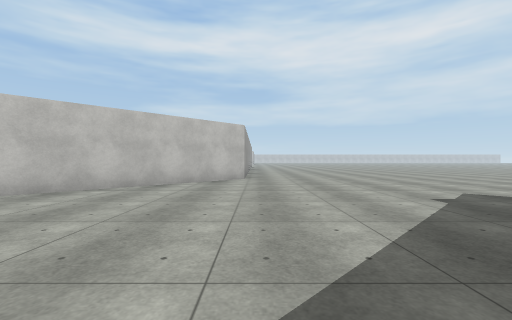
View 1 (above)

17 first-person views from a walk through a Unity game level. The camera is 1.2 m above the floor, looks level and sees 90° across. The floor is counted in squares, 2 m on a side. Each view is taken from the middle of a square. On the plan, view 1 faces up. The plan holds only what a view shows up to about 9 squares ahead; the rest is blank. The place goes on beyond the plan. The player is left out. Surface patterns are stand-ins for the level's own textures.

View 2
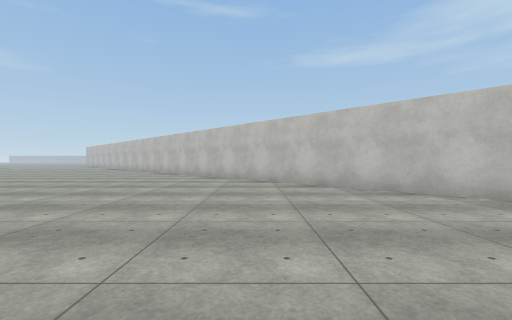

View 3
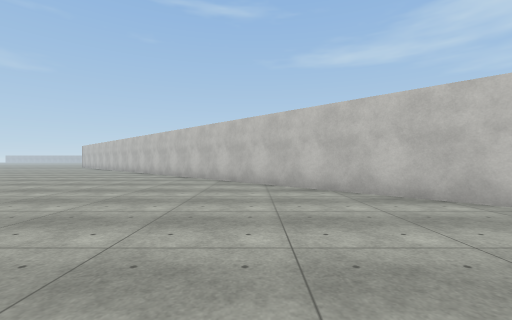

View 4
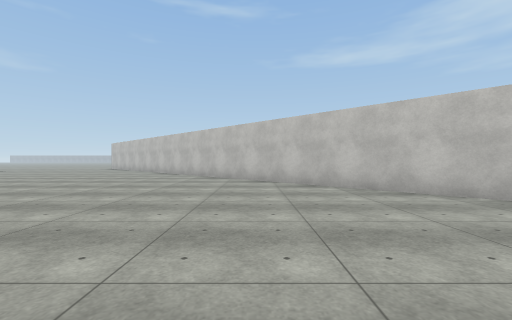

View 5
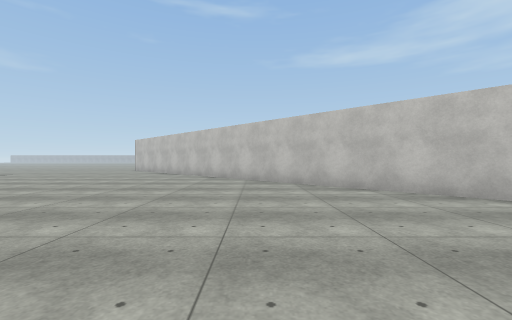

View 6
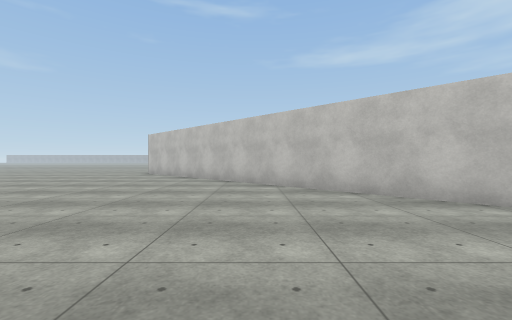

View 7
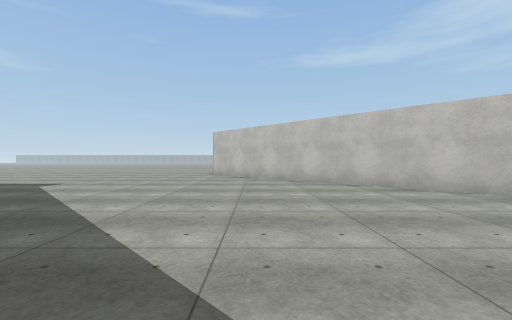

View 8
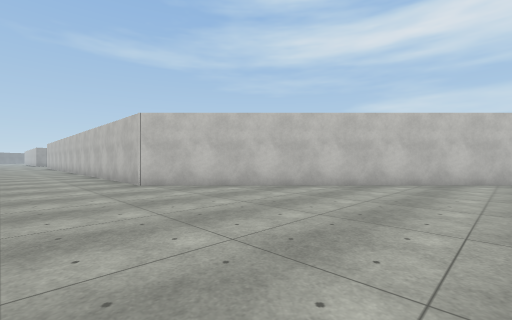

View 9
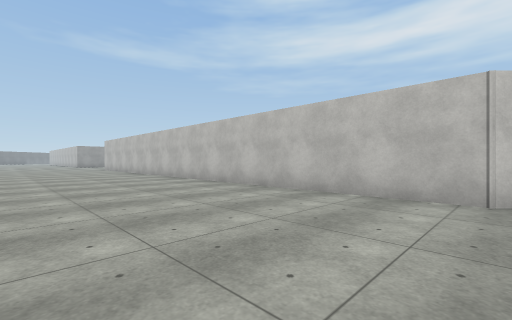

View 10
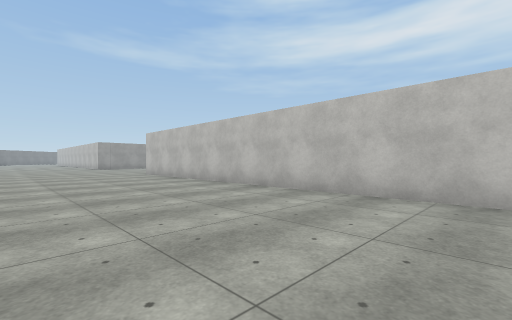

View 11
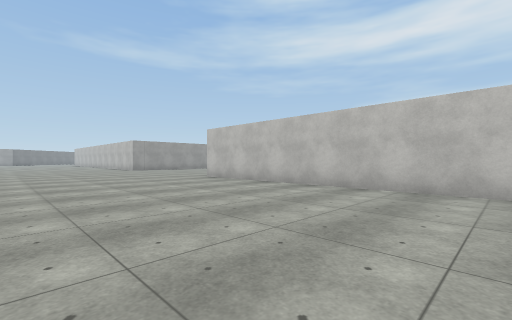

View 12
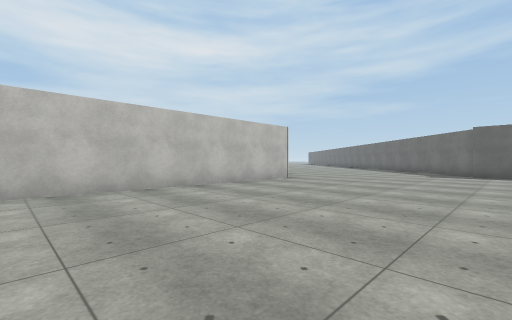

View 13
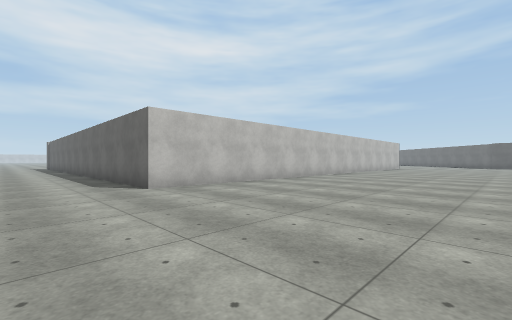

View 14
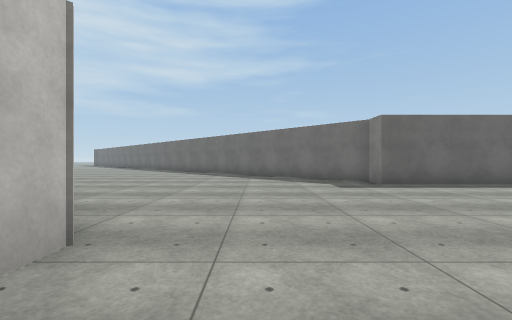

View 15
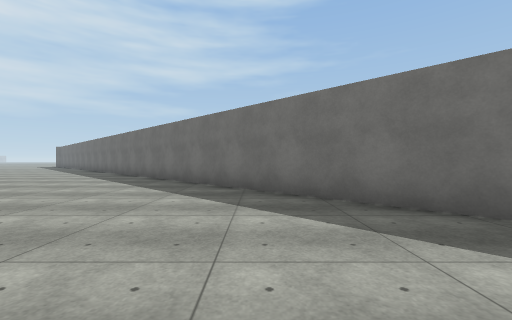

View 16
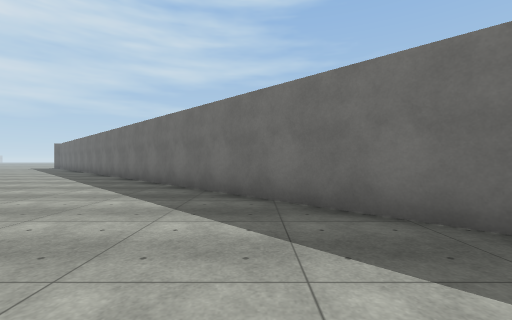

View 17
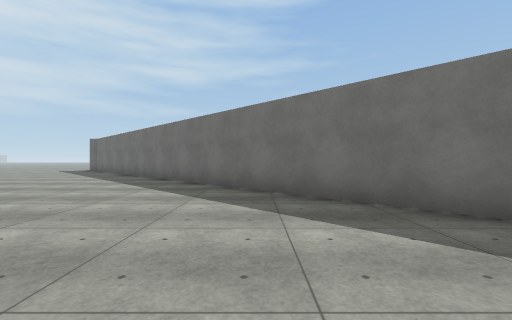

### Floor plan
Points are (right, up) in squares from view 1. A wall is a line through its corners. A room is listed if a view was taken in it or the views show most of it. See-through windows are left out.
Room 1 (views 1, 2, 3, 4, 5, 6, 7, 8, 9, 10, 11, 12, 13, 14, 15, 16, 17)
walls: (-16.7, -18.5) (-16.7, -17.1) (-16, -17.1) (-1, -2); (-0.4, 8.1) (-21.2, -12.7) (-37.8, -12.7)
ways out: opening at (-39.5, -12.5)

Positions as (right, up) in squares from view 1, and headings:
1: (0, 0), facing up
2: (1, 2), facing left
3: (-1, 1), facing left
4: (-4, -3), facing left
5: (-7, -6), facing left
6: (-10, -8), facing left
7: (-11, -11), facing left
8: (-15, -15), facing up-left
9: (-21, -17), facing up-left
10: (-27, -17), facing up-left
11: (-30, -18), facing up-left
12: (-28, -18), facing up-right
13: (-40, -18), facing up-right
14: (-23, -14), facing right
15: (-18, -14), facing right
16: (-14, -11), facing right
17: (-10, -6), facing right
